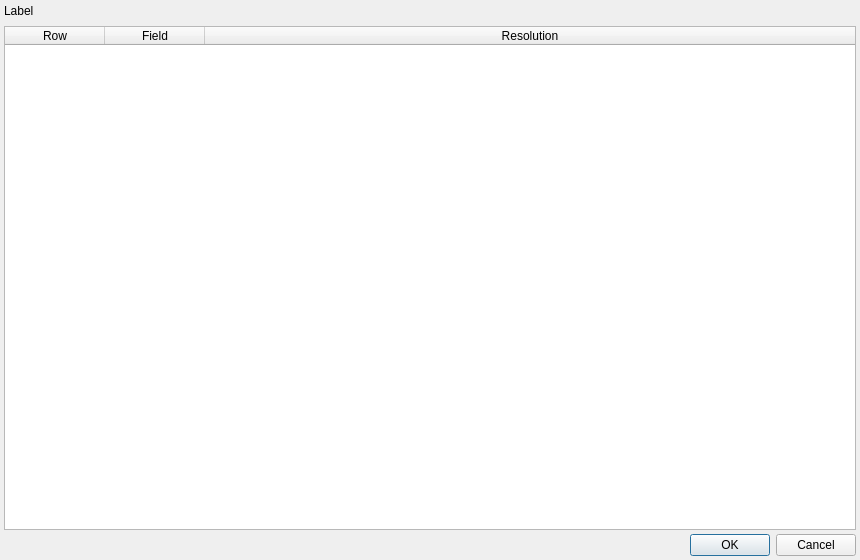
<?xml version="1.0" encoding="UTF-8"?>
<ui version="4.0">
 <class>Dialog</class>
 <widget class="QDialog" name="Dialog">
  <property name="geometry">
   <rect>
    <x>0</x>
    <y>0</y>
    <width>860</width>
    <height>560</height>
   </rect>
  </property>
  <property name="windowTitle">
   <string>Dialog</string>
  </property>
  <property name="modal">
   <bool>true</bool>
  </property>
  <layout class="QGridLayout" name="gridLayout">
   <property name="leftMargin">
    <number>4</number>
   </property>
   <property name="topMargin">
    <number>4</number>
   </property>
   <property name="rightMargin">
    <number>4</number>
   </property>
   <property name="bottomMargin">
    <number>4</number>
   </property>
   <property name="spacing">
    <number>4</number>
   </property>
   <item row="0" column="0">
    <widget class="QLabel" name="info_label">
     <property name="text">
      <string>Label</string>
     </property>
     <property name="wordWrap">
      <bool>true</bool>
     </property>
    </widget>
   </item>
   <item row="1" column="0">
    <widget class="QWidget" name="bulk_actions_widget" native="true">
     <layout class="QHBoxLayout" name="bulk_actions_layout">
      <property name="leftMargin">
       <number>0</number>
      </property>
      <property name="topMargin">
       <number>0</number>
      </property>
      <property name="rightMargin">
       <number>0</number>
      </property>
      <property name="bottomMargin">
       <number>0</number>
      </property>
     </layout>
    </widget>
   </item>
   <item row="2" column="0">
    <widget class="QTableWidget" name="conflicts_table">
     <property name="alternatingRowColors">
      <bool>true</bool>
     </property>
     <property name="selectionMode">
      <enum>QAbstractItemView::NoSelection</enum>
     </property>
     <property name="editTriggers">
      <set>QAbstractItemView::NoEditTriggers</set>
     </property>
     <attribute name="horizontalHeaderStretchLastSection">
      <bool>true</bool>
     </attribute>
     <column>
      <property name="text">
       <string>Row</string>
      </property>
     </column>
     <column>
      <property name="text">
       <string>Field</string>
      </property>
     </column>
     <column>
      <property name="text">
       <string>Resolution</string>
      </property>
     </column>
    </widget>
   </item>
   <item row="3" column="0">
    <widget class="QDialogButtonBox" name="button_box">
     <property name="orientation">
      <enum>Qt::Horizontal</enum>
     </property>
     <property name="standardButtons">
      <set>QDialogButtonBox::Cancel|QDialogButtonBox::Ok</set>
     </property>
    </widget>
   </item>
  </layout>
 </widget>
 <resources/>
 <connections>
  <connection>
   <sender>button_box</sender>
   <signal>accepted()</signal>
   <receiver>Dialog</receiver>
   <slot>accept()</slot>
   <hints>
    <hint type="sourcelabel">
     <x>248</x>
     <y>254</y>
    </hint>
    <hint type="destinationlabel">
     <x>157</x>
     <y>274</y>
    </hint>
   </hints>
  </connection>
  <connection>
   <sender>button_box</sender>
   <signal>rejected()</signal>
   <receiver>Dialog</receiver>
   <slot>reject()</slot>
   <hints>
    <hint type="sourcelabel">
     <x>316</x>
     <y>260</y>
    </hint>
    <hint type="destinationlabel">
     <x>286</x>
     <y>274</y>
    </hint>
   </hints>
  </connection>
 </connections>
</ui>
